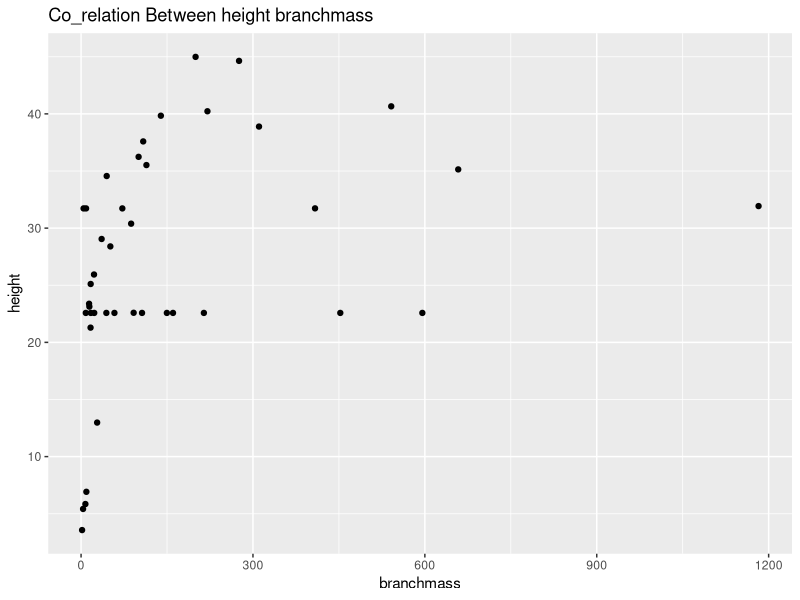
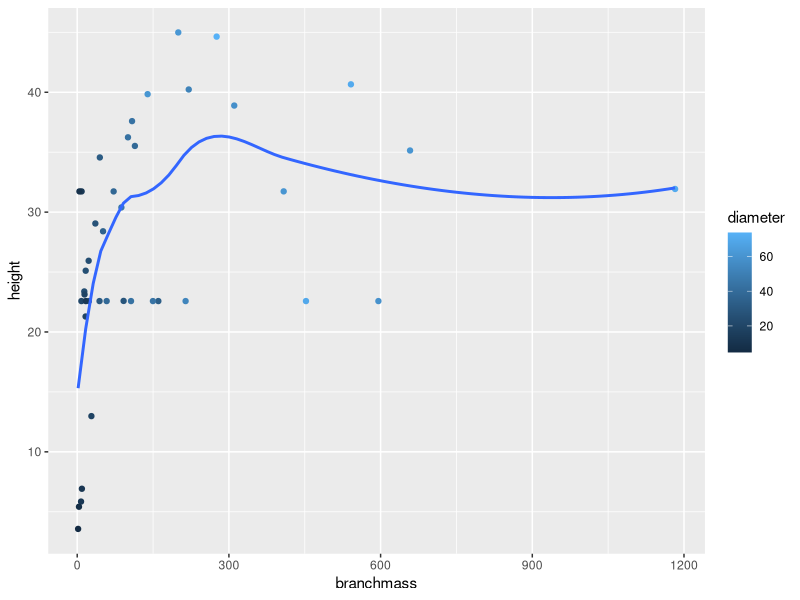
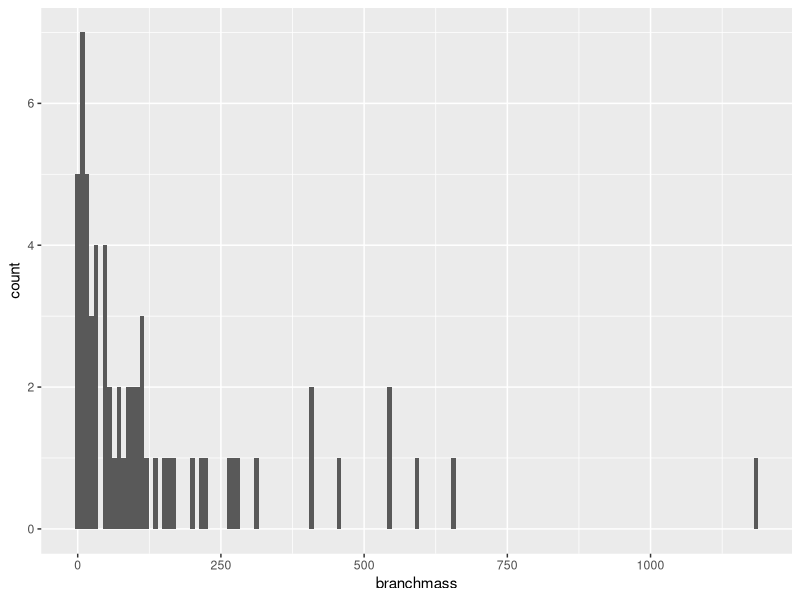
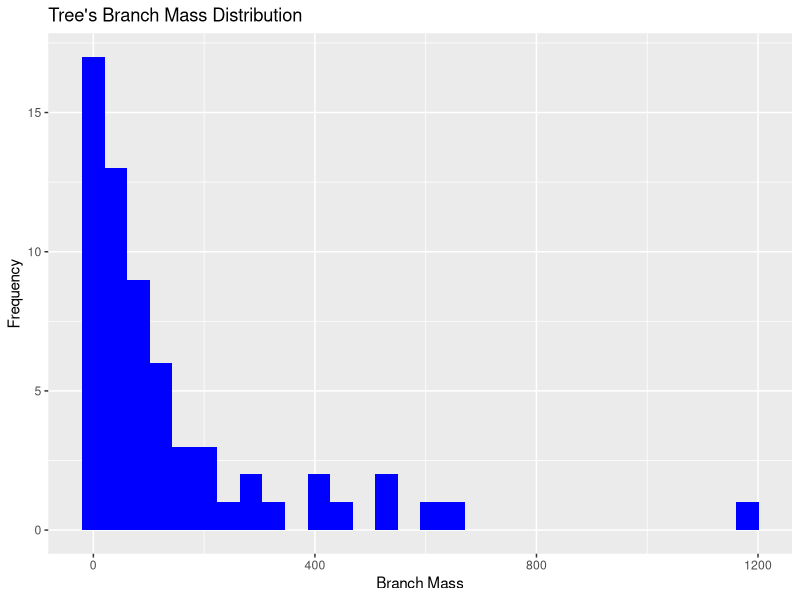
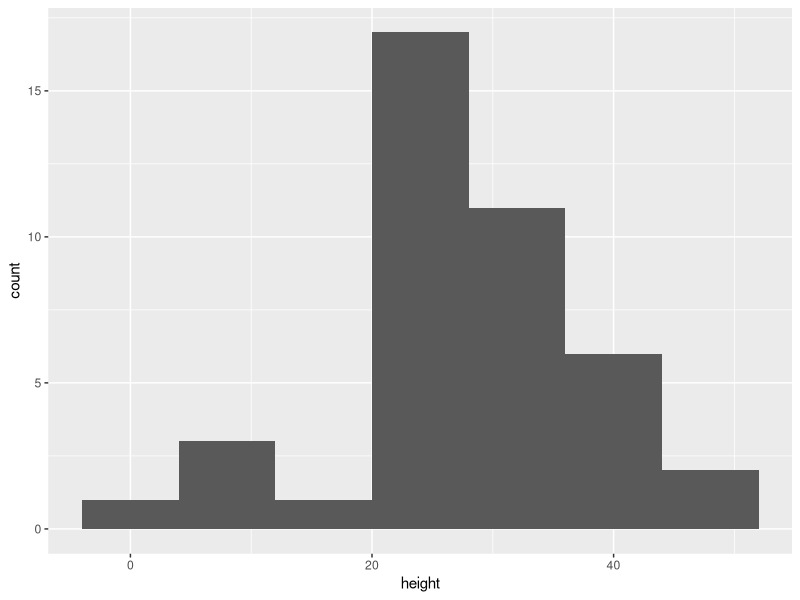
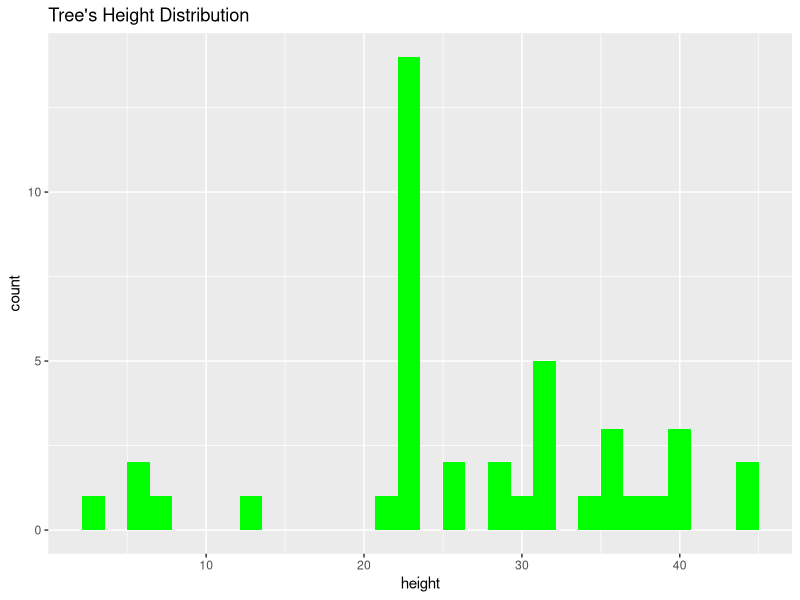
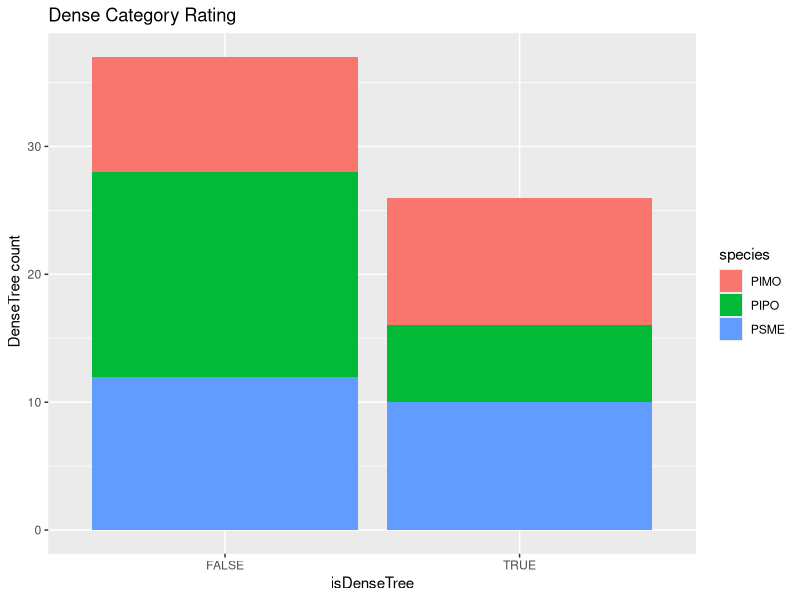
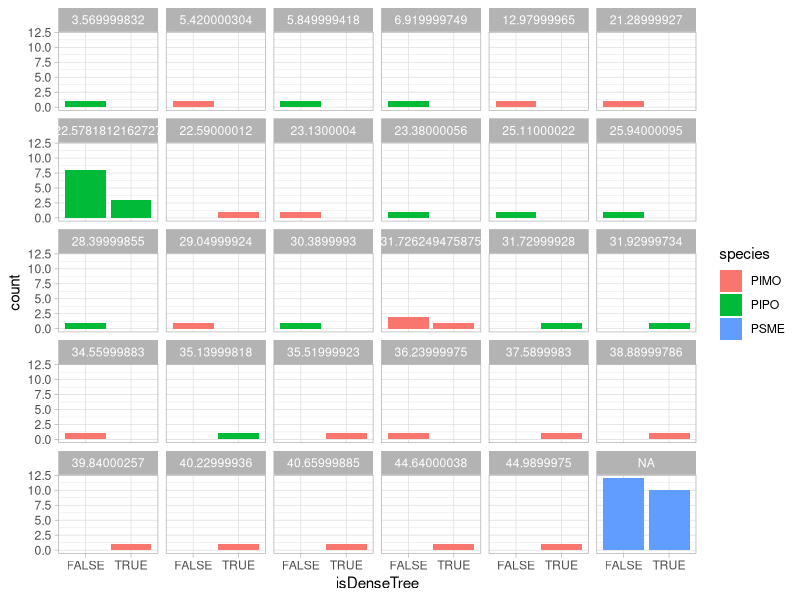

Reproduce these figures in R, in order.

trees <-read.csv("G1_Allometry.csv")

View(trees)

# We Will Start With Data cleaning

# Recoding The Height Feature To Tall And Short

trees$heightDescribtion[trees$height >= 30] = "Tall"
trees$heightDescribtion[trees$height < 30]="Short"

# Recoding the diameter feature to Thick and Thin

trees$dimeterDescribtion[trees$diameter >= 50] = "Thick"
trees$dimeterDescribtion[trees$diameter < 50]= "Thin"

# show all rows that have NA values or missing values

trees[!complete.cases(trees) , ]


# Replace NA Values In Height Field According To The Mean Of
# Heights Of The Same Type

# Make Sure Height Field Is Numeric
trees$height <- as.numeric(trees$height)

# We Will Test It On PIPO Type
pipoMean<-mean(trees[trees$species=="PIPO" , 'height' ], na.rm=T)
trees[is.na(trees$height) & trees$species=="PIPO"  , 'height'] = pipoMean


#On PIMO Type
pimoMean<-mean(trees[trees$species=="PIMO" , 'height' ], na.rm=T)
trees[is.na(trees$height) & trees$species=="PIMO"  , 'height'] = pimoMean

# Can't apply it to PSME Cause All Values Are NULL

# Recoding leafarea Field Using ifelse

# Make Sure leafarea Field Is Numeric
trees$leafarea <- as.numeric(trees$leafarea)

m = mean(trees$leafarea)
trees$leafareaAmount = as.factor(ifelse(trees$leafarea >= m, "dense tree" 
                                   ,"sparse tree"))

#Recoding A Code

trees$isDenseTree[trees$leafareaAmount == "dense tree"] = T
trees$isDenseTree[trees$leafareaAmount == "sparse tree"]= F
trees$isDenseTree = as.factor(trees$isDenseTree)


#Get The Mean Of Dense Trees And Sparse Trees

mDense <-mean(trees$isDenseTree==T)
MSparse <-mean(trees$isDenseTree==F)
mDense
MSparse

# Subset Only Tall Trees

tallTrees = trees [trees$heightDescribtion=="Tall", ]

# Subset Only Short Trees

shortTrees = trees [trees$heightDescribtion=="Short", ]


# Subset Trees That Are Thick And Tall 


thickAndTallTrees = trees[trees$heightDescribtion=="Tall" & trees$dimeterDescribtion=="Thick", ]

# Sort Or Order Our Data Set ascending Based On height and dimeter

sortedData = trees[order(trees$height ,trees$diameter) , ]


#Get Only First 15 Rows
headOfData <-head(trees ,15)

#Get Only last 15 Rows
tailOfData <-tail(trees ,15)


# Data Visualization

library(ggplot2)

# Visualize The Effect of The height On branchmass Using Scatter Plot

draw1 = ggplot(trees , aes(x=branchmass  , y= height))
draw1 + geom_point() + ggtitle("Co_relation Between height branchmass")


# Visualize The Effect of The height On branchmass colored by the groups of diameter using scatterplot

draw2 = ggplot(trees , aes(branchmass , height))
draw2 + geom_point(aes(color=diameter)) + stat_smooth(se=FALSE)  


# Visualize Distribution Of branchmass Using Histogram

draw3 <-ggplot(trees , aes(branchmass))
draw3 + geom_histogram(binwidth = 8)
draw3 + geom_histogram(fill = "blue")+ ggtitle("Tree's Branch Mass Distribution")+labs(x="Branch Mass" , y="Frequency")

# Visualize Distribution Of branchmass Using Histogram

draw4 = ggplot(trees , aes(height))
draw4 + geom_histogram(binwidth = 8)
draw4 + geom_histogram(fill = "green")+ ggtitle("Tree's Height Distribution") 

# Summarizing isDenseTree T or F To Species And Height Groups Using Bar Chart

draw5 = ggplot(trees , aes(x=isDenseTree  ,fill = species))
draw5 + geom_bar() +labs(y=" DenseTree count" ,title="Dense Category Rating")
draw5 + geom_bar() +theme_light()+facet_wrap(~height)
















